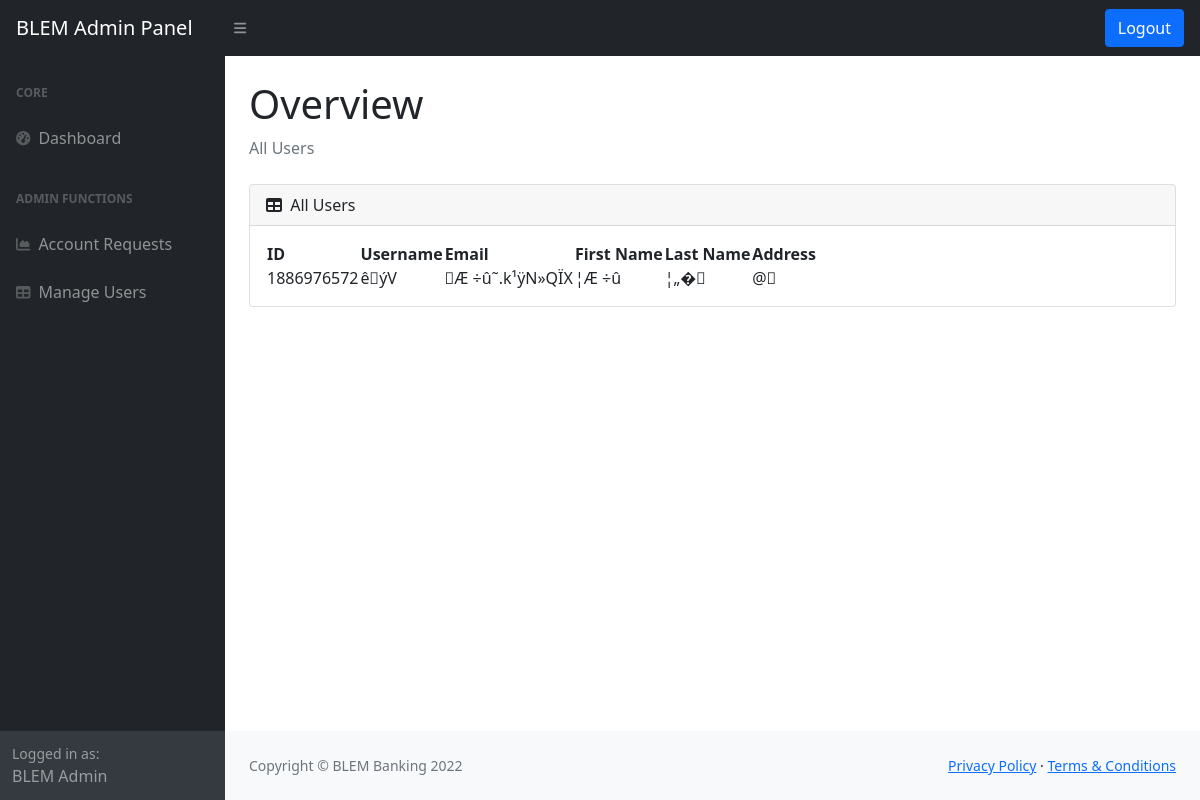
Before: /pages/admin_pages/admin_homepage.php (signed in) with the older database file.
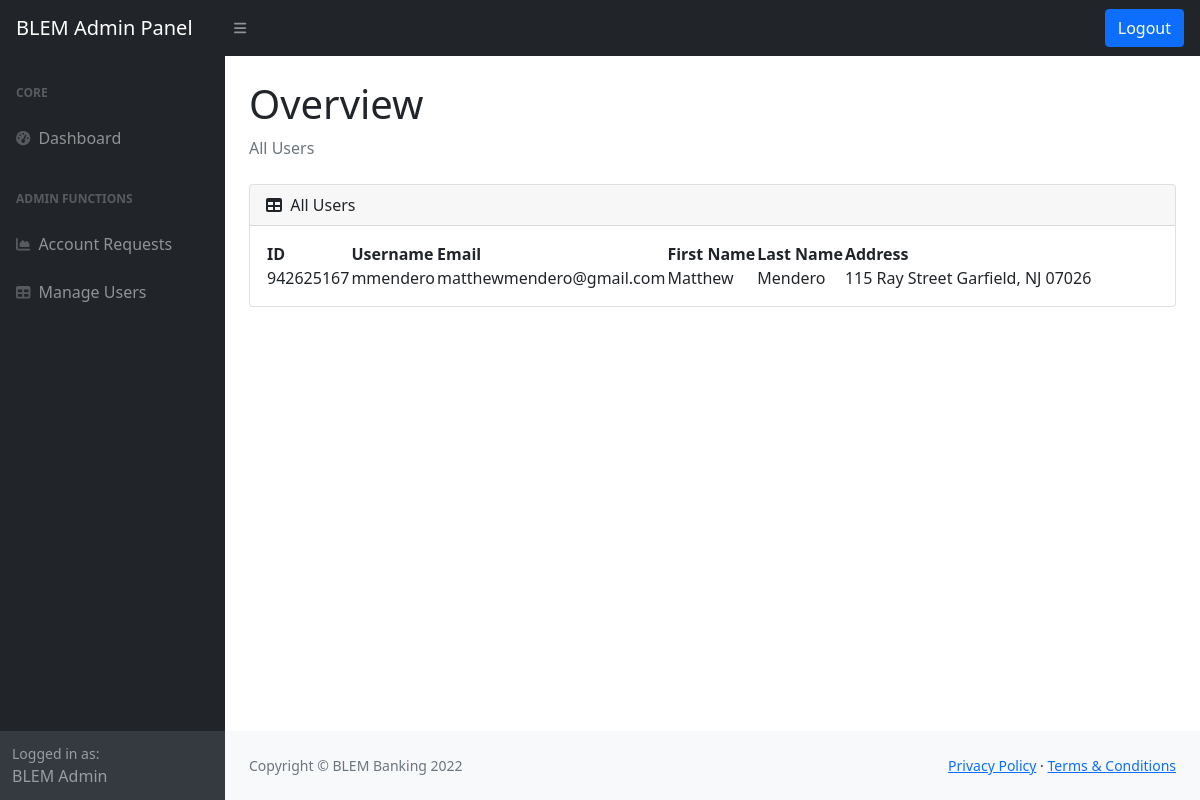
After: the same page with the newer database file.
### tables this page shows
CREATE TABLE `customer` (
  `ID` int(50) NOT NULL,
  `username` varchar(50) DEFAULT NULL,
  `password` varchar(255) NOT NULL,
  `email` varchar(50) DEFAULT NULL,
  `fname` varchar(50) NOT NULL,
  `lname` varchar(50) NOT NULL,
  `address` varchar(100) NOT NULL
);

### pages/admin_pages/admin_homepage.php (the view, shortened to what the changed rows need)
<?php
  include '../../config.php';
?>
<html lang="en">
  <head>
    <link href="https://cdn.jsdelivr.net/npm/simple-datatables@latest/dist/style.css" rel="stylesheet" />
    <link href="../../styles/admin_styles.css" rel="stylesheet" />
  </head>
    <body class="sb-nav-fixed">
      <div id="layoutSidenav">
          <div id="layoutSidenav_content">
              <main>
                  <div class="container-fluid px-4">
                      <h1 class="mt-4">Overview</h1>
                      <div class="card mb-4">
                          <div class="card-body">
                              <table id="datatablesSimple">
                                  <thead>
                                      <tr>
                                          <th>ID</th>
                                          <th>Username</th>
                                          <th>Email</th>
                                          <th>First Name</th>
                                          <th>Last Name</th>
                                          <th>Address</th>
                                      </tr>
                                  </thead>
                                  <tbody>
                                    <?php
                                      $query = "SELECT * FROM `customer`";
                                      $result = $db->query($query);
                                      if ($result->num_rows > 0) {
                                        while ($row = $result->fetch_assoc()){
                                          echo '<tr>';
                                          echo '<td>'.$row['ID'].'</td>';
                                          echo '<td>'.openssl_decrypt($row['username'], $_SESSION['ciphering'], $_SESSION['key'], $_SESSION['options'], $_SESSION['encryption_iv']).'</td>';
                                          echo '<td>'.openssl_decrypt($row['email'], $_SESSION['ciphering'], $_SESSION['key'], $_SESSION['options'], $_SESSION['encryption_iv']).'</td>';
                                          echo '<td>'.openssl_decrypt($row['fname'], $_SESSION['ciphering'], $_SESSION['key'], $_SESSION['options'], $_SESSION['encryption_iv']).'</td>';
                                          echo '<td>'.openssl_decrypt($row['lname'], $_SESSION['ciphering'], $_SESSION['key'], $_SESSION['options'], $_SESSION['encryption_iv']).'</td>';
                                          echo '<td>'.openssl_decrypt($row['address'], $_SESSION['ciphering'], $_SESSION['key'], $_SESSION['options'], $_SESSION['encryption_iv']).'</td>';
                                          echo '</tr>';
                                        }
                                      }
                                    ?>
                                  </tbody>
                              </table>
                          </div>
                      </div>
                  </div>
              </main>
          </div>
      </div>
  </body>
</html>

Changed rows visible on the page:
removed customer: ID "1886976572", username "ê\u0007ýV", email "\u000eÆ ÷û˜.k¹ÿN\u0002»QÏX", fname "¦Æ ÷û", lname "¦„�\b­", address "@\u0013"
added customer: ID "942625167", username "mmendero", email "matthewmendero@gmail.com", fname "Matthew", lname "Mendero", address "115 Ray Street Garfield, NJ 07026"
